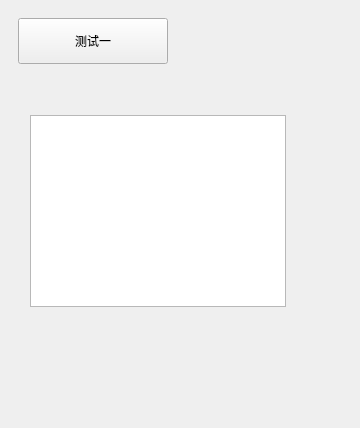
<?xml version="1.0" encoding="UTF-8"?>
<ui version="4.0">
 <class>ui_qt_server_wnd</class>
 <widget class="QMainWindow" name="ui_qt_server_wnd">
  <property name="geometry">
   <rect>
    <x>0</x>
    <y>0</y>
    <width>360</width>
    <height>428</height>
   </rect>
  </property>
  <property name="windowTitle">
   <string>pj_server</string>
  </property>
  <widget class="QWidget" name="centralWidget">
   <widget class="QPushButton" name="testButton2">
    <property name="geometry">
     <rect>
      <x>1228</x>
      <y>18</y>
      <width>150</width>
      <height>46</height>
     </rect>
    </property>
    <property name="text">
     <string>测试二</string>
    </property>
   </widget>
   <widget class="QPushButton" name="testButton1">
    <property name="geometry">
     <rect>
      <x>18</x>
      <y>18</y>
      <width>150</width>
      <height>46</height>
     </rect>
    </property>
    <property name="text">
     <string>测试一</string>
    </property>
   </widget>
   <widget class="pj_button" name="pj_button_">
    <property name="geometry">
     <rect>
      <x>629</x>
      <y>18</y>
      <width>62</width>
      <height>46</height>
     </rect>
    </property>
   </widget>
   <widget class="pj_textbox" name="pj_textbox_1">
    <property name="geometry">
     <rect>
      <x>1268</x>
      <y>115</y>
      <width>256</width>
      <height>192</height>
     </rect>
    </property>
   </widget>
   <widget class="pj_textbox" name="pj_textbox_">
    <property name="geometry">
     <rect>
      <x>629</x>
      <y>115</y>
      <width>256</width>
      <height>192</height>
     </rect>
    </property>
   </widget>
   <widget class="pj_toolbox" name="pj_toolbox_">
    <property name="geometry">
     <rect>
      <x>1228</x>
      <y>115</y>
      <width>28</width>
      <height>997</height>
     </rect>
    </property>
   </widget>
   <widget class="pj_listview" name="pj_listview_">
    <property name="geometry">
     <rect>
      <x>30</x>
      <y>115</y>
      <width>256</width>
      <height>192</height>
     </rect>
    </property>
   </widget>
   <widget class="pj_checkbox" name="pj_checkbox_">
    <property name="geometry">
     <rect>
      <x>629</x>
      <y>76</y>
      <width>26</width>
      <height>26</height>
     </rect>
    </property>
   </widget>
   <widget class="pj_groupbox" name="pj_groupbox_">
    <property name="geometry">
     <rect>
      <x>1228</x>
      <y>76</y>
      <width>28</width>
      <height>27</height>
     </rect>
    </property>
   </widget>
   <widget class="pj_widget" name="pj_widget_">
    <property name="geometry">
     <rect>
      <x>580</x>
      <y>480</y>
      <width>587</width>
      <height>311</height>
     </rect>
    </property>
   </widget>
   <widget class="pj_label" name="pj_label_">
    <property name="geometry">
     <rect>
      <x>250</x>
      <y>70</y>
      <width>100</width>
      <height>100</height>
     </rect>
    </property>
   </widget>
  </widget>
 </widget>
 <layoutdefault spacing="6" margin="11"/>
 <customwidgets>
  <customwidget>
   <class>pj_button</class>
   <extends>QPushButton</extends>
   <header>pj_button.h</header>
  </customwidget>
  <customwidget>
   <class>pj_checkbox</class>
   <extends>QCheckBox</extends>
   <header>pj_checkbox.h</header>
  </customwidget>
  <customwidget>
   <class>pj_groupbox</class>
   <extends>QGroupBox</extends>
   <header>pj_groupbox.h</header>
  </customwidget>
  <customwidget>
   <class>pj_label</class>
   <extends>QLabel</extends>
   <header>pj_label.h</header>
  </customwidget>
  <customwidget>
   <class>pj_listview</class>
   <extends>QListView</extends>
   <header>pj_listview.h</header>
  </customwidget>
  <customwidget>
   <class>pj_textbox</class>
   <extends>QTextEdit</extends>
   <header>pj_textbox.h</header>
  </customwidget>
  <customwidget>
   <class>pj_toolbox</class>
   <extends>QToolBox</extends>
   <header>pj_toolbox.h</header>
  </customwidget>
  <customwidget>
   <class>pj_widget</class>
   <extends>QWidget</extends>
   <header>pj_widget.h</header>
  </customwidget>
 </customwidgets>
 <resources>
  <include location="pj_server.qrc"/>
 </resources>
 <connections>
  <connection>
   <sender>testButton2</sender>
   <signal>clicked()</signal>
   <receiver>ui_qt_server_wnd</receiver>
   <slot>test2()</slot>
   <hints>
    <hint type="sourcelabel">
     <x>339</x>
     <y>370</y>
    </hint>
    <hint type="destinationlabel">
     <x>209</x>
     <y>215</y>
    </hint>
   </hints>
  </connection>
  <connection>
   <sender>testButton1</sender>
   <signal>clicked()</signal>
   <receiver>ui_qt_server_wnd</receiver>
   <slot>test1()</slot>
   <hints>
    <hint type="sourcelabel">
     <x>59</x>
     <y>370</y>
    </hint>
    <hint type="destinationlabel">
     <x>209</x>
     <y>215</y>
    </hint>
   </hints>
  </connection>
 </connections>
 <slots>
  <slot>test1()</slot>
  <slot>test2()</slot>
 </slots>
</ui>
